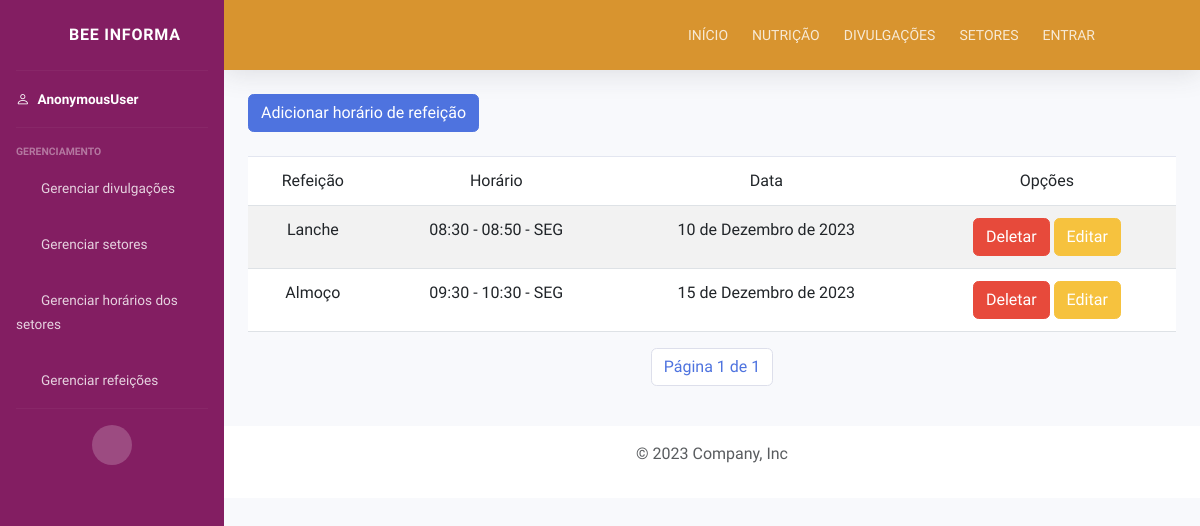
Page /listar/refeicao/admin on the earlier database version.
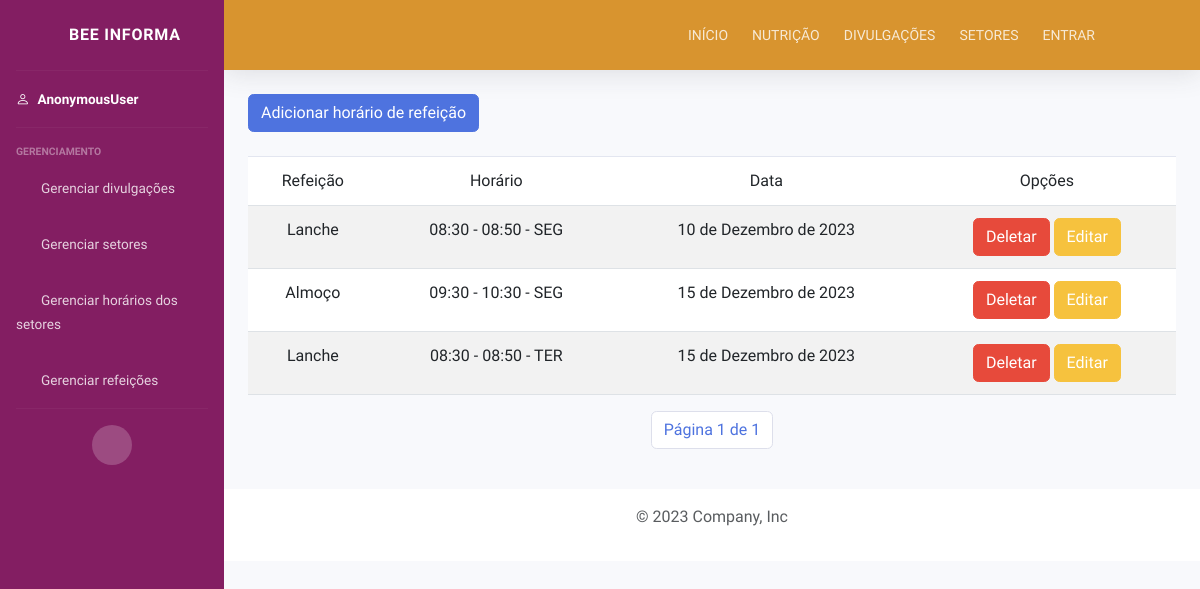
Same page on the later database version.
### servicos/models.py (models this page shows, shortened)
class Refeicao(models.Model):
    DIAS_SEMANA_CHOICES = (
        ("SEG", "Segunda-feira"),
        ("TER", "Terça-feira"),
        ("QUA", "Quarta-feira"),
        ("QUI", "Quinta-feira"),
        ("SEX", "Sexta-feira")
    )
    horario_inicio = models.TimeField(verbose_name="Horário de início", auto_now_add=False)
    horario_fim = models.TimeField(verbose_name="Horário de fim", auto_now_add=False)
    dia_semana = models.CharField(verbose_name="Dia da semana", choices=DIAS_SEMANA_CHOICES, max_length=3)
    descricao = models.TextField(verbose_name="Descrição do cardápio")
    data = models.DateField(verbose_name="Data", blank=True, null=True)
    tipo_refeicao = models.ForeignKey(TipoRefeicao, related_name="cardapio_da_refeicao", on_delete=models.SET_NULL, null=True)
    class Meta:
        verbose_name = "Refeicao"
        verbose_name_plural = "Refeições"

class TipoRefeicao(models.Model):
    tipo_refeicao = models.CharField(verbose_name="Tipo de refeição", max_length=50)
    class Meta:
        verbose_name = "Tipo de refeição"
        verbose_name_plural = "Tipos de refeição"

### servicos/views.py (the view)
# urls.py: path('listar/refeicao/admin', views.admin_refeicao_list, name="admin-refeicao-list"),
def admin_refeicao_list(request):
    refeicoes = Refeicao.objects.all()
    paginacao = Paginator(refeicoes, 5)
    page_number = request.GET.get("page")
    page_obj = paginacao.get_page(page_number)
    context = {'page_obj': page_obj}
    return render(request, "refeicoes/refeicao_list.html", context)

### servicos/templates/refeicoes/refeicao_list.html (shortened to what this page needs)
{% extends "tela_admin.html" %}
{% load static %}
{% block 'conteudo' %}
    <div class="container">
        <a class="btn btn-primary" href="{% url 'refeicao-create' %}">Adicionar horário de refeição</a>
        <table class="table table-striped mt-4">
            <thead>
                <tr>
                    <td>Refeição</td>
                    <td>Horário</td>
                    <td>Data</td>
                    <td>Opções</td>
                </tr>
            </thead>
            <tbody>
                {% for refeicao in page_obj %}
                    <tr>
                        <td> {{ refeicao.tipo_refeicao.tipo_refeicao }} </td>
                        <td> {{ refeicao.horario_inicio }} - {{ refeicao.horario_fim }} - {{ refeicao.dia_semana }} </td>
                        <td> {{ refeicao.data }} </td>
                        <td>
                            <a class="btn btn-danger" href="{% url 'refeicao-delete' refeicao.id %}">Deletar</a>
                            <a class="btn btn-warning" href="{% url 'refeicao-update' refeicao.id %}">Editar</a>
                        </td>
                    </tr>
                {% endfor %}
            </tbody>
        </table>
        <div class="pagination justify-content-center">
            <nav aria-label="Page navigation example">
                <ul class="pagination justify-content-end">
                    <li class="page-item">
                        <span class="page-link">
                            Página {{ page_obj.number }} de {{ page_obj.paginator.num_pages }}
                        </span>
                    </li>
                </ul>
            </nav>
        </div>
    </div>
{% endblock 'conteudo' %}

Differences in the rows shown:
added Refeicao: tipo_refeicao.tipo_refeicao "Lanche", horario_inicio "08:30", horario_fim "08:50", dia_semana "TER", data "15 de Dezembro de 2023"
